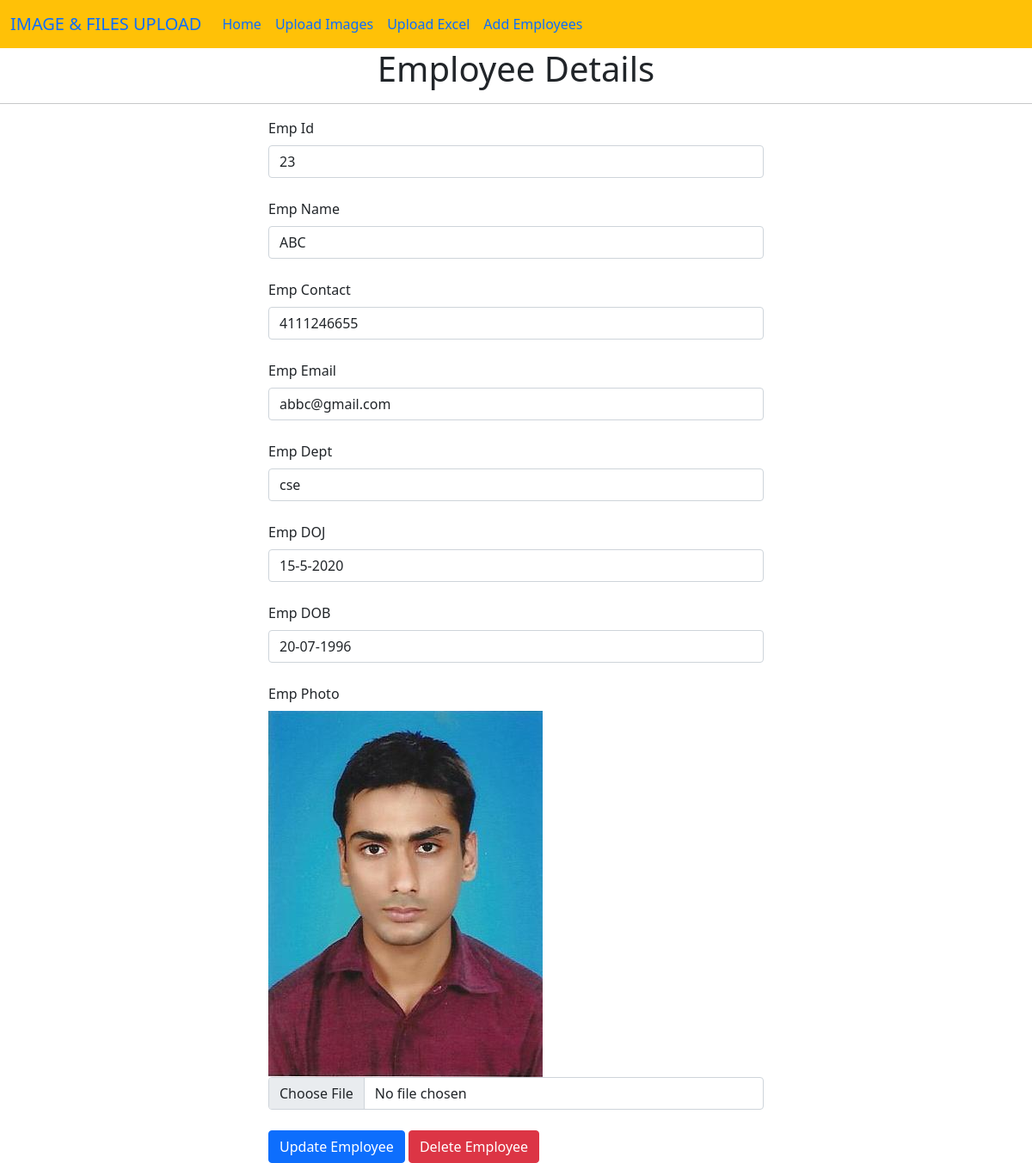
Screenshot of /viewemp/4 with the database file from the repository.
### imageapp/models.py (models this page shows, shortened)
class Employee(models.Model):
    empid = models.IntegerField()
    name = models.CharField(max_length=255)
    contact = models.CharField(max_length=255)
    email = models.CharField(max_length=255)
    dept = models.CharField(max_length=255)
    doj = models.CharField(max_length=255)
    dob = models.CharField(max_length=255)
    empphoto = models.FileField(upload_to='empphoto')

### imageapp/views.py (the view)
# urls.py: path('viewemp/<int:id>', views.viewEmployee, name='viewemp'),
def viewEmployee(request, id):
    object=Employee.objects.get(pk=id)
    if request.method=="POST":
        if len(request.FILES)!=0:
            if len(object.empphoto)>0:
                os.remove(object.empphoto.path)
            object.empphoto = request.FILES['empphoto']
    form=EmployeeForm(request.POST,instance=object)
    if form.is_valid():
        form.save()
        object=Employee.objects.all()
        return redirect('/addemployee')
    return render(request, 'viewemp.html', {'object':object})

### templates/viewemp.html (shortened to what this page needs)
{% extends 'base.html' %} {% block body %}
{% load static %}
<h1 class="text-center">Employee Details</h1>
<hr>
<div class="container" style="width:50%;">
    <form id="empForm" method="POST" action="/viewemp/{{object.id}}" enctype="multipart/form-data">
        <label for="empid" class="form-label" >Emp Id</label>
        <input type="text" class="form-control" name="empid" value={{object.empid}}><br />
        <label for="name" class="form-label" >Emp Name</label>
        <input type="text" class="form-control" name="name" value={{object.name}}><br />
        <label for="contact" class="form-label" >Emp Contact</label>
        <input type="text" class="form-control" name="contact" value={{object.contact}}><br />
        <label for="email" class="form-label" >Emp Email</label>
        <input type="text" class="form-control" name="email" value={{object.email}}><br />
        <label for="dept" class="form-label" >Emp Dept</label>
        <input type="text" class="form-control" name="dept" value={{object.dept}}><br />
        <label for="doj" class="form-label" >Emp DOJ</label>
        <input type="text" class="form-control" name="doj" value={{object.doj}}><br />
        <label for="dob" class="form-label" >Emp DOB</label>
        <input type="text" class="form-control" name="dob" value={{object.dob}}><br />
        <label for="empphoto" class="form-label" >Emp Photo</label><br />
            <img src="{{object.empphoto.url}}">
        <input type="file" class="form-control" name="empphoto"><br />
        <button type="submit" class="btn btn-primary">Update Employee</button>
        <a class="btn btn-danger" id="removeButton" href="/delete/{{ object.id }}" role="button">Delete Employee</a>
    </form>
</div>
{% endblock body %}

### rows the page displays
Employee: empid "23", name "ABC", contact "4111246655", email "abbc@gmail.com", dept "cse", doj "15-5-2020", dob "20-07-1996", empphoto (picture)
